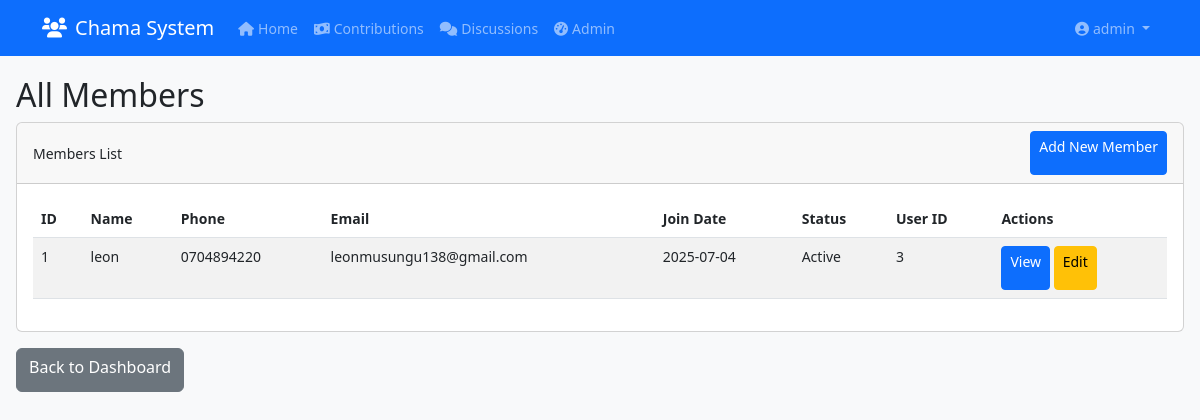
The app's page /admin/members (signed in), older data.
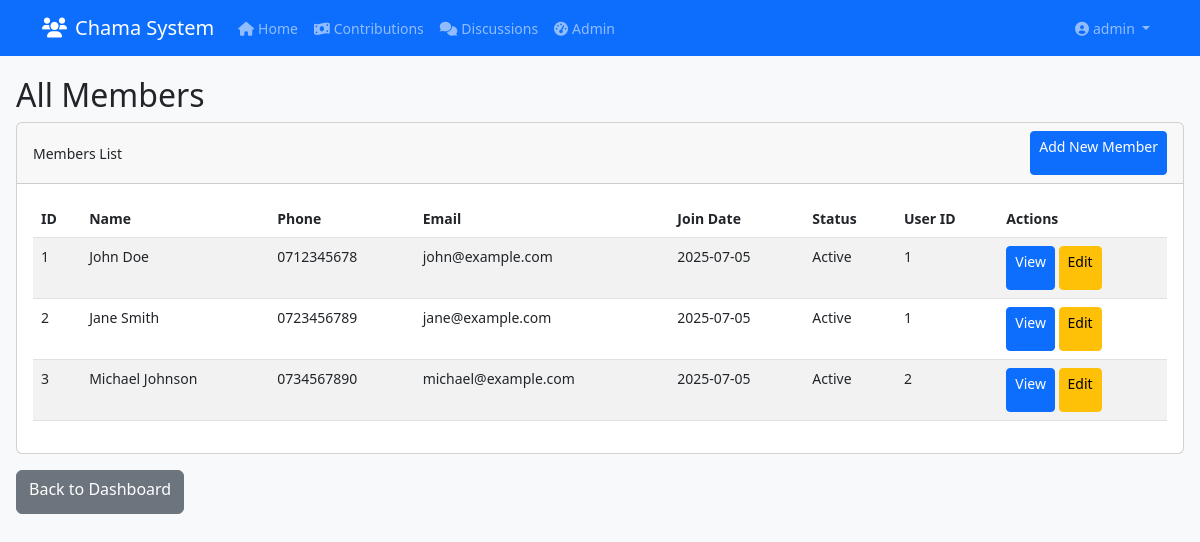
The same page, newer data.
### fixed_app.py (models this page shows, shortened)
class User(db.Model, UserMixin):
    id = db.Column(db.Integer, primary_key=True)
    username = db.Column(db.String(80), unique=True, nullable=False)
    password = db.Column(db.String(200), nullable=False)
    is_admin = db.Column(db.Boolean, default=False)
    last_seen = db.Column(db.DateTime, default=datetime.utcnow)
    is_online = db.Column(db.Boolean, default=False)
    members = db.relationship('Member', backref='user', lazy=True)

class Member(db.Model):
    id = db.Column(db.Integer, primary_key=True)
    name = db.Column(db.String(100), nullable=False)
    phone = db.Column(db.String(20), nullable=False, unique=True)
    email = db.Column(db.String(100))
    join_date = db.Column(db.DateTime, default=datetime.utcnow)
    status = db.Column(db.String(20), default='Active')
    user_id = db.Column(db.Integer, db.ForeignKey('user.id'))

### fixed_app.py (the view)
@app.route('/admin/members')
@login_required
@admin_required
def admin_members():
    members = Member.query.all()
    return render_template('admin/members.html', members=members)

### fixed_app.py (called while the page is built)
@login_manager.user_loader
def load_user(user_id):
    return User.query.get(int(user_id))

def admin_required(f):
    @wraps(f)
    def decorated_function(*args, **kwargs):
        if not current_user.is_admin:
            abort(403)
        return f(*args, **kwargs)
    return decorated_function

### templates/admin/members.html
{% extends "base.html" %}
{% block content %}
<h2>All Members</h2>
<div class="card">
    <div class="card-header d-flex justify-content-between align-items-center">
        <span>Members List</span>
        <a href="{{ url_for('add_member') }}" class="btn btn-primary btn-sm">Add New Member</a>
    </div>
    <div class="card-body">
        <table class="table table-striped">
            <thead>
                <tr>
                    <th>ID</th>
                    <th>Name</th>
                    <th>Phone</th>
                    <th>Email</th>
                    <th>Join Date</th>
                    <th>Status</th>
                    <th>User ID</th>
                    <th>Actions</th>
                </tr>
            </thead>
            <tbody>
                {% for member in members %}
                <tr>
                    <td>{{ member.id }}</td>
                    <td>{{ member.name }}</td>
                    <td>{{ member.phone }}</td>
                    <td>{{ member.email }}</td>
                    <td>{{ member.join_date.strftime('%Y-%m-%d') }}</td>
                    <td>{{ member.status }}</td>
                    <td>{{ member.user_id }}</td>
                    <td>
                        <a href="#" class="btn btn-sm btn-primary">View</a>
                        <a href="#" class="btn btn-sm btn-warning">Edit</a>
                    </td>
                </tr>
                {% else %}
                <tr>
                    <td colspan="8" class="text-center">No members found</td>
                </tr>
                {% endfor %}
            </tbody>
        </table>
    </div>
</div>
<div class="mt-3">
    <a href="{{ url_for('admin_dashboard') }}" class="btn btn-secondary">Back to Dashboard</a>
</div>
{% endblock %}

### templates/base.html (shortened to what this page needs)
<!DOCTYPE html>
<html lang="en">
<head>
    <link href="https://cdn.jsdelivr.net/npm/bootstrap@5.3.0-alpha1/dist/css/bootstrap.min.css" rel="stylesheet">
    <link rel="stylesheet" href="https://cdnjs.cloudflare.com/ajax/libs/font-awesome/6.0.0/css/all.min.css">
</head>
<body>
    {% include 'navbar.html' %}
    <div class="container-fluid px-2 px-md-3">
        {% block content %}{% endblock %}
    </div>
</body>
</html>

### templates/navbar.html (shortened to what this page needs)
<nav class="navbar navbar-expand-lg navbar-dark bg-primary">
    <div class="container">
        <a class="navbar-brand" href="{{ url_for('index') }}">
            <i class="fas fa-users me-2"></i>Chama System
        </a>
        <div class="collapse navbar-collapse" id="navbarNav">
            {% if current_user.is_authenticated %}
            <ul class="navbar-nav me-auto">
                <li class="nav-item">
                    <a class="nav-link {% if request.path == url_for('index') %}active{% endif %}" href="{{ url_for('index') }}">
                        <i class="fas fa-home me-1"></i>Home
                    </a>
                </li>
                <li class="nav-item">
                    <a class="nav-link {% if request.path == url_for('contributions') %}active{% endif %}" href="{{ url_for('contributions') }}">
                        <i class="fas fa-money-bill-wave me-1"></i>Contributions
                    </a>
                </li>
                <li class="nav-item">
                    <a class="nav-link {% if request.path == url_for('discussions') %}active{% endif %}" href="{{ url_for('discussions') }}">
                        <i class="fas fa-comments me-1"></i>Discussions
                    </a>
                </li>
                {% if current_user.is_admin %}
                <li class="nav-item">
                    <a class="nav-link {% if request.path == url_for('admin_dashboard') %}active{% endif %}" href="{{ url_for('admin_dashboard') }}">
                        <i class="fas fa-tachometer-alt me-1"></i>Admin
                    </a>
                </li>
                {% endif %}
            </ul>
            <ul class="navbar-nav">
                <li class="nav-item dropdown">
                    <a class="nav-link dropdown-toggle" href="#" id="navbarDropdown" role="button"
                       data-bs-toggle="dropdown" aria-expanded="false">
                        <i class="fas fa-user-circle me-1"></i>{{ current_user.username }}
                    </a>
                </li>
            </ul>
            {% endif %}
        </div>
    </div>
</nav>

### templates/base.html (style rules this page uses)
body { background-color: #f8f9fa; font-size: 14px; }
.navbar { margin-bottom: 20px; }
.btn, .form-control, .form-select { min-height: 44px; }

Row changes from the older to the newer data that the page shows:
changed Member id 1: name "leon" → "John Doe"; phone "0704894220" → "0712345678"; email "leonmusungu138@gmail.com" → "john@example.com"; join_date "2025-07-04" → "2025-07-05"; user_id "3" → "1"
added Member: id "2", name "Jane Smith", phone "0723456789", email "jane@example.com", join_date "2025-07-05", status "Active", user_id "1"
added Member: id "3", name "Michael Johnson", phone "0734567890", email "michael@example.com", join_date "2025-07-05", status "Active", user_id "2"
